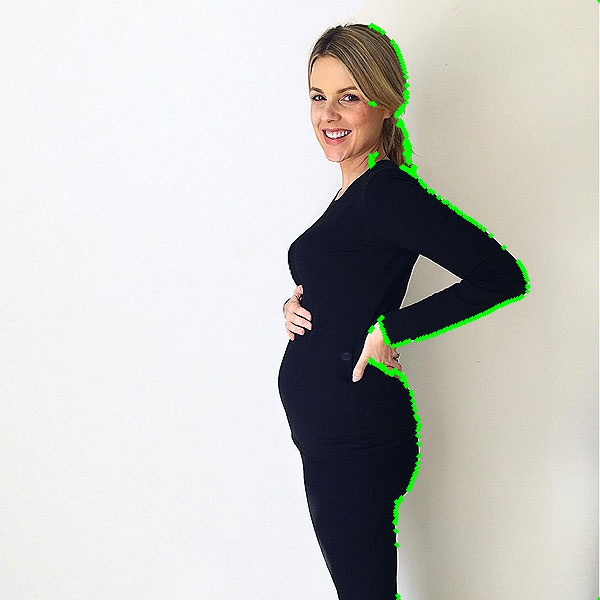
#> input picture concepts/test.jpg, 600 x 600 px
$ python contours.py test.jpg out.png   (older library calls are emulated)
#> lines starting #> are read from the running program, lines starting #| are printed output that depends on the picture; after the words box and inside, x2 and y2 are one past the last pixel; in counts of white or black regions, pixels touching at a corner belong together; long printed decimals are rounded
# http://docs.opencv.org/3.2.0/d4/d73/tutorial_py_contours_begin.html

import numpy as np
import cv2
import sys

# Read the image
im = cv2.imread(sys.argv[1])
#> im is the input picture: shape (600, 600, 3); mean B, G, R 193.3, 196.8, 197.2
# Create a b&w image
imgray = cv2.cvtColor(im,cv2.COLOR_BGR2GRAY)
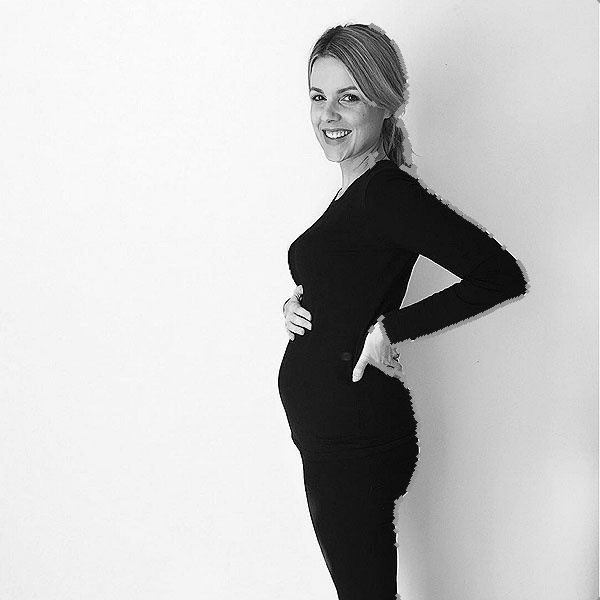
#> imgray: shape (600, 600); min 0, max 255, mean 196.5
# Threshold the image so we can have a simple binarized image.
ret,thresh = cv2.threshold(imgray,127,255,0)
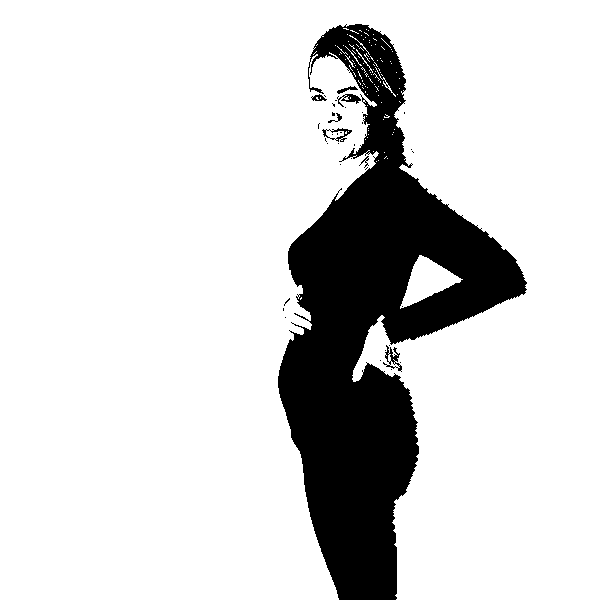
#> thresh: shape (600, 600); 83.8% white; 38 black regions (30 under 20 px)
# Find the contours using openCV
im2, contours, hierarchy = cv2.findContours(thresh,cv2.RETR_TREE,cv2.CHAIN_APPROX_SIMPLE)
#> contours = 244 contours, 226 with area under 20; largest, box (x1, y1, x2, y2) and area: (0, 0, 600, 600) 298544, (400, 255, 463, 309) 1482, (340, 93, 362, 105) 136, (330, 127, 353, 143) 122, (388, 346, 401, 365) 116
# Draw the contours for visual feedback
contours = sorted(contours, key = cv2.contourArea, reverse = True)[:10]
#> contours = 10 contours; largest, box (x1, y1, x2, y2) and area: (0, 0, 600, 600) 298544, (400, 255, 463, 309) 1482, (340, 93, 362, 105) 136, (330, 127, 353, 143) 122, (388, 346, 401, 365) 116
# print(list(contours[0]))
# c = cv2.drawContours(im, contours, -1, (0,255,0), 3)
rows,cols = im.shape[:2]
#> rows = 600; cols = 600
[vx,vy,x,y] = cv2.fitLine((contours[0]), cv2.DIST_L2,0,0.01,0.01)
#> vx = [0.0119]; vy = [-1]; x = [371]; y = [262.4]
print([vx,vy,x,y])
#| [array([0.01185], dtype=float32), array([-0.9999], dtype=float32), array([370.984], dtype=float32), array([262.375], dtype=float32)]
lefty = int((-x*vy/vx) + y)
#> lefty = 31566
righty = int(((cols-x)*vy/vx)+y)
#> righty = -19062
im = cv2.line(im,(cols-1,righty),(0,lefty),(0,255,0),1)
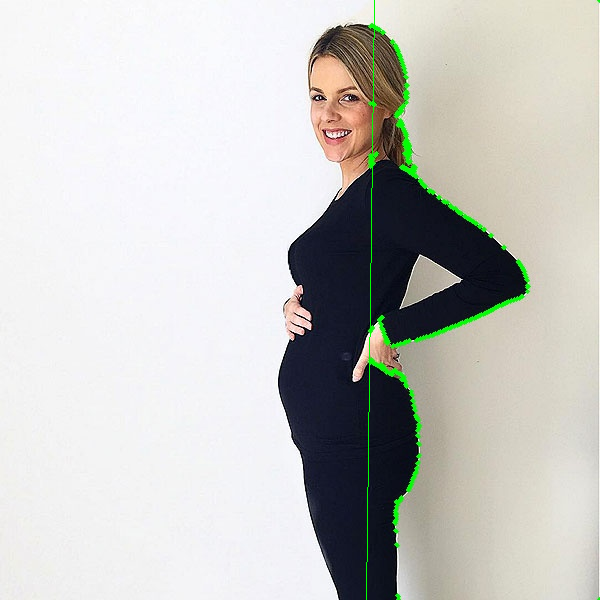
#> im: shape (600, 600, 3); 0.17% of pixels changed, all inside (x1, y1, x2, y2) = (366, 0, 375, 600)

# [9 lines of commented-out code are left out]
cv2.imwrite(sys.argv[2], im)
